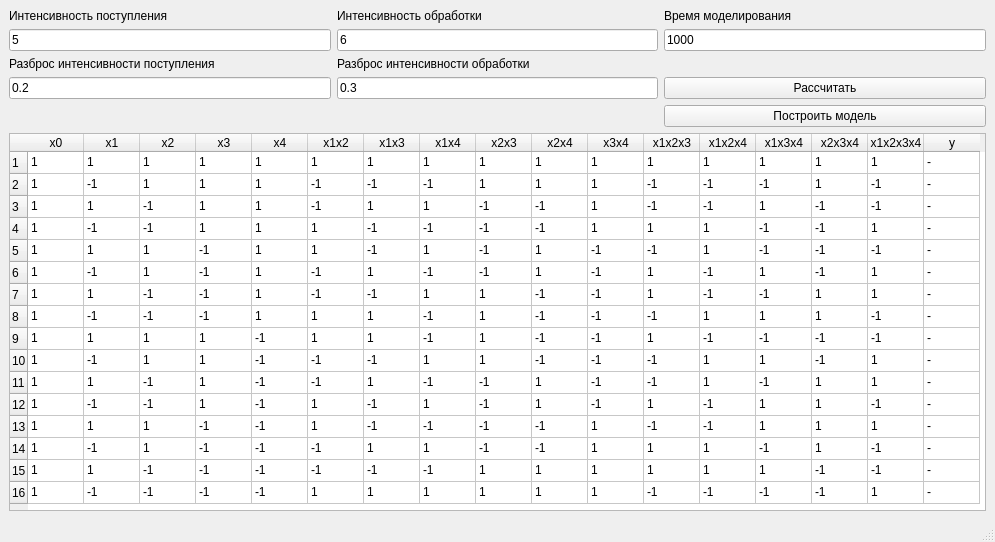
<?xml version="1.0" encoding="UTF-8"?>
<ui version="4.0">
 <class>MainWindow</class>
 <widget class="QMainWindow" name="MainWindow">
  <property name="geometry">
   <rect>
    <x>0</x>
    <y>0</y>
    <width>995</width>
    <height>542</height>
   </rect>
  </property>
  <property name="windowTitle">
   <string>lab1</string>
  </property>
  <widget class="QWidget" name="centralwidget">
   <layout class="QGridLayout" name="gridLayout_2">
    <item row="0" column="0">
     <layout class="QGridLayout" name="layout">
      <item row="3" column="1">
       <widget class="QLineEdit" name="processIntensityDispersion">
        <property name="text">
         <string>0.3</string>
        </property>
       </widget>
      </item>
      <item row="0" column="1">
       <widget class="QLabel" name="processIntensityLabel">
        <property name="text">
         <string>Интенсивность обработки</string>
        </property>
       </widget>
      </item>
      <item row="2" column="0">
       <widget class="QLabel" name="arriveIntensityDispersionLabel">
        <property name="text">
         <string>Разброс интенсивности поступления</string>
        </property>
       </widget>
      </item>
      <item row="3" column="0">
       <widget class="QLineEdit" name="arriveIntensityDispersion">
        <property name="text">
         <string>0.2</string>
        </property>
       </widget>
      </item>
      <item row="1" column="0">
       <widget class="QLineEdit" name="arriveIntensity">
        <property name="text">
         <string>5</string>
        </property>
       </widget>
      </item>
      <item row="2" column="1">
       <widget class="QLabel" name="processIntensityDispersionLabel">
        <property name="text">
         <string>Разброс интенсивности обработки</string>
        </property>
       </widget>
      </item>
      <item row="1" column="1">
       <widget class="QLineEdit" name="processIntensity">
        <property name="text">
         <string>6</string>
        </property>
       </widget>
      </item>
      <item row="1" column="2">
       <widget class="QLineEdit" name="modellingTime">
        <property name="text">
         <string>1000</string>
        </property>
       </widget>
      </item>
      <item row="0" column="0">
       <widget class="QLabel" name="arriveIntensityLabel">
        <property name="text">
         <string>Интенсивность поступления</string>
        </property>
       </widget>
      </item>
      <item row="0" column="2">
       <widget class="QLabel" name="modellingTimeLabel">
        <property name="text">
         <string>Время моделирования</string>
        </property>
       </widget>
      </item>
      <item row="3" column="2">
       <widget class="QPushButton" name="calculateButton">
        <property name="text">
         <string>Рассчитать</string>
        </property>
       </widget>
      </item>
      <item row="4" column="2">
       <widget class="QPushButton" name="calculateModelButton">
        <property name="text">
         <string>Построить модель</string>
        </property>
       </widget>
      </item>
     </layout>
    </item>
    <item row="1" column="0">
     <widget class="QTableWidget" name="tableWidget">
      <property name="rowCount">
       <number>16</number>
      </property>
      <property name="columnCount">
       <number>17</number>
      </property>
      <attribute name="horizontalHeaderCascadingSectionResizes">
       <bool>true</bool>
      </attribute>
      <attribute name="horizontalHeaderDefaultSectionSize">
       <number>56</number>
      </attribute>
      <attribute name="horizontalHeaderHighlightSections">
       <bool>true</bool>
      </attribute>
      <attribute name="verticalHeaderCascadingSectionResizes">
       <bool>true</bool>
      </attribute>
      <attribute name="verticalHeaderDefaultSectionSize">
       <number>22</number>
      </attribute>
      <row>
       <property name="text">
        <string>1</string>
       </property>
      </row>
      <row>
       <property name="text">
        <string>2</string>
       </property>
      </row>
      <row>
       <property name="text">
        <string>3</string>
       </property>
      </row>
      <row>
       <property name="text">
        <string>4</string>
       </property>
      </row>
      <row>
       <property name="text">
        <string>5</string>
       </property>
      </row>
      <row>
       <property name="text">
        <string>6</string>
       </property>
      </row>
      <row>
       <property name="text">
        <string>7</string>
       </property>
      </row>
      <row>
       <property name="text">
        <string>8</string>
       </property>
      </row>
      <row>
       <property name="text">
        <string>9</string>
       </property>
      </row>
      <row>
       <property name="text">
        <string>10</string>
       </property>
      </row>
      <row>
       <property name="text">
        <string>11</string>
       </property>
      </row>
      <row>
       <property name="text">
        <string>12</string>
       </property>
      </row>
      <row>
       <property name="text">
        <string>13</string>
       </property>
      </row>
      <row>
       <property name="text">
        <string>14</string>
       </property>
      </row>
      <row>
       <property name="text">
        <string>15</string>
       </property>
      </row>
      <row>
       <property name="text">
        <string>16</string>
       </property>
      </row>
      <column>
       <property name="text">
        <string>x0</string>
       </property>
      </column>
      <column>
       <property name="text">
        <string>x1</string>
       </property>
      </column>
      <column>
       <property name="text">
        <string>x2</string>
       </property>
      </column>
      <column>
       <property name="text">
        <string>x3</string>
       </property>
      </column>
      <column>
       <property name="text">
        <string>x4</string>
       </property>
      </column>
      <column>
       <property name="text">
        <string>x1x2</string>
       </property>
      </column>
      <column>
       <property name="text">
        <string>x1x3</string>
       </property>
      </column>
      <column>
       <property name="text">
        <string>x1x4</string>
       </property>
      </column>
      <column>
       <property name="text">
        <string>x2x3</string>
       </property>
      </column>
      <column>
       <property name="text">
        <string>x2x4</string>
       </property>
      </column>
      <column>
       <property name="text">
        <string>x3x4</string>
       </property>
      </column>
      <column>
       <property name="text">
        <string>x1x2x3</string>
       </property>
      </column>
      <column>
       <property name="text">
        <string>x1x2x4</string>
       </property>
      </column>
      <column>
       <property name="text">
        <string>x1x3x4</string>
       </property>
      </column>
      <column>
       <property name="text">
        <string>x2x3x4</string>
       </property>
      </column>
      <column>
       <property name="text">
        <string>x1x2x3x4</string>
       </property>
      </column>
      <column>
       <property name="text">
        <string>y</string>
       </property>
      </column>
      <item row="0" column="0">
       <property name="text">
        <string>1</string>
       </property>
      </item>
      <item row="0" column="1">
       <property name="text">
        <string>1</string>
       </property>
      </item>
      <item row="0" column="2">
       <property name="text">
        <string>1</string>
       </property>
      </item>
      <item row="0" column="3">
       <property name="text">
        <string>1</string>
       </property>
      </item>
      <item row="0" column="4">
       <property name="text">
        <string>1</string>
       </property>
      </item>
      <item row="0" column="5">
       <property name="text">
        <string>1</string>
       </property>
      </item>
      <item row="0" column="6">
       <property name="text">
        <string>1</string>
       </property>
      </item>
      <item row="0" column="7">
       <property name="text">
        <string>1</string>
       </property>
      </item>
      <item row="0" column="8">
       <property name="text">
        <string>1</string>
       </property>
      </item>
      <item row="0" column="9">
       <property name="text">
        <string>1</string>
       </property>
      </item>
      <item row="0" column="10">
       <property name="text">
        <string>1</string>
       </property>
      </item>
      <item row="0" column="11">
       <property name="text">
        <string>1</string>
       </property>
      </item>
      <item row="0" column="12">
       <property name="text">
        <string>1</string>
       </property>
      </item>
      <item row="0" column="13">
       <property name="text">
        <string>1</string>
       </property>
      </item>
      <item row="0" column="14">
       <property name="text">
        <string>1</string>
       </property>
      </item>
      <item row="0" column="15">
       <property name="text">
        <string>1</string>
       </property>
      </item>
      <item row="0" column="16">
       <property name="text">
        <string>-</string>
       </property>
      </item>
      <item row="1" column="0">
       <property name="text">
        <string>1</string>
       </property>
      </item>
      <item row="1" column="1">
       <property name="text">
        <string>-1</string>
       </property>
      </item>
      <item row="1" column="2">
       <property name="text">
        <string>1</string>
       </property>
      </item>
      <item row="1" column="3">
       <property name="text">
        <string>1</string>
       </property>
      </item>
      <item row="1" column="4">
       <property name="text">
        <string>1</string>
       </property>
      </item>
      <item row="1" column="5">
       <property name="text">
        <string>-1</string>
       </property>
      </item>
      <item row="1" column="6">
       <property name="text">
        <string>-1</string>
       </property>
      </item>
      <item row="1" column="7">
       <property name="text">
        <string>-1</string>
       </property>
      </item>
      <item row="1" column="8">
       <property name="text">
        <string>1</string>
       </property>
      </item>
      <item row="1" column="9">
       <property name="text">
        <string>1</string>
       </property>
      </item>
      <item row="1" column="10">
       <property name="text">
        <string>1</string>
       </property>
      </item>
      <item row="1" column="11">
       <property name="text">
        <string>-1</string>
       </property>
      </item>
      <item row="1" column="12">
       <property name="text">
        <string>-1</string>
       </property>
      </item>
      <item row="1" column="13">
       <property name="text">
        <string>-1</string>
       </property>
      </item>
      <item row="1" column="14">
       <property name="text">
        <string>1</string>
       </property>
      </item>
      <item row="1" column="15">
       <property name="text">
        <string>-1</string>
       </property>
      </item>
      <item row="1" column="16">
       <property name="text">
        <string>-</string>
       </property>
      </item>
      <item row="2" column="0">
       <property name="text">
        <string>1</string>
       </property>
      </item>
      <item row="2" column="1">
       <property name="text">
        <string>1</string>
       </property>
      </item>
      <item row="2" column="2">
       <property name="text">
        <string>-1</string>
       </property>
      </item>
      <item row="2" column="3">
       <property name="text">
        <string>1</string>
       </property>
      </item>
      <item row="2" column="4">
       <property name="text">
        <string>1</string>
       </property>
      </item>
      <item row="2" column="5">
       <property name="text">
        <string>-1</string>
       </property>
      </item>
      <item row="2" column="6">
       <property name="text">
        <string>1</string>
       </property>
      </item>
      <item row="2" column="7">
       <property name="text">
        <string>1</string>
       </property>
      </item>
      <item row="2" column="8">
       <property name="text">
        <string>-1</string>
       </property>
      </item>
      <item row="2" column="9">
       <property name="text">
        <string>-1</string>
       </property>
      </item>
      <item row="2" column="10">
       <property name="text">
        <string>1</string>
       </property>
      </item>
      <item row="2" column="11">
       <property name="text">
        <string>-1</string>
       </property>
      </item>
      <item row="2" column="12">
       <property name="text">
        <string>-1</string>
       </property>
      </item>
      <item row="2" column="13">
       <property name="text">
        <string>1</string>
       </property>
      </item>
      <item row="2" column="14">
       <property name="text">
        <string>-1</string>
       </property>
      </item>
      <item row="2" column="15">
       <property name="text">
        <string>-1</string>
       </property>
      </item>
      <item row="2" column="16">
       <property name="text">
        <string>-</string>
       </property>
      </item>
      <item row="3" column="0">
       <property name="text">
        <string>1</string>
       </property>
      </item>
      <item row="3" column="1">
       <property name="text">
        <string>-1</string>
       </property>
      </item>
      <item row="3" column="2">
       <property name="text">
        <string>-1</string>
       </property>
      </item>
      <item row="3" column="3">
       <property name="text">
        <string>1</string>
       </property>
      </item>
      <item row="3" column="4">
       <property name="text">
        <string>1</string>
       </property>
      </item>
      <item row="3" column="5">
       <property name="text">
        <string>1</string>
       </property>
      </item>
      <item row="3" column="6">
       <property name="text">
        <string>-1</string>
       </property>
      </item>
      <item row="3" column="7">
       <property name="text">
        <string>-1</string>
       </property>
      </item>
      <item row="3" column="8">
       <property name="text">
        <string>-1</string>
       </property>
      </item>
      <item row="3" column="9">
       <property name="text">
        <string>-1</string>
       </property>
      </item>
      <item row="3" column="10">
       <property name="text">
        <string>1</string>
       </property>
      </item>
      <item row="3" column="11">
       <property name="text">
        <string>1</string>
       </property>
      </item>
      <item row="3" column="12">
       <property name="text">
        <string>1</string>
       </property>
      </item>
      <item row="3" column="13">
       <property name="text">
        <string>-1</string>
       </property>
      </item>
      <item row="3" column="14">
       <property name="text">
        <string>-1</string>
       </property>
      </item>
      <item row="3" column="15">
       <property name="text">
        <string>1</string>
       </property>
      </item>
      <item row="3" column="16">
       <property name="text">
        <string>-</string>
       </property>
      </item>
      <item row="4" column="0">
       <property name="text">
        <string>1</string>
       </property>
      </item>
      <item row="4" column="1">
       <property name="text">
        <string>1</string>
       </property>
      </item>
      <item row="4" column="2">
       <property name="text">
        <string>1</string>
       </property>
      </item>
      <item row="4" column="3">
       <property name="text">
        <string>-1</string>
       </property>
      </item>
      <item row="4" column="4">
       <property name="text">
        <string>1</string>
       </property>
      </item>
      <item row="4" column="5">
       <property name="text">
        <string>1</string>
       </property>
      </item>
      <item row="4" column="6">
       <property name="text">
        <string>-1</string>
       </property>
      </item>
      <item row="4" column="7">
       <property name="text">
        <string>1</string>
       </property>
      </item>
      <item row="4" column="8">
       <property name="text">
        <string>-1</string>
       </property>
      </item>
      <item row="4" column="9">
       <property name="text">
        <string>1</string>
       </property>
      </item>
      <item row="4" column="10">
       <property name="text">
        <string>-1</string>
       </property>
      </item>
      <item row="4" column="11">
       <property name="text">
        <string>-1</string>
       </property>
      </item>
      <item row="4" column="12">
       <property name="text">
        <string>1</string>
       </property>
      </item>
      <item row="4" column="13">
       <property name="text">
        <string>-1</string>
       </property>
      </item>
      <item row="4" column="14">
       <property name="text">
        <string>-1</string>
       </property>
      </item>
      <item row="4" column="15">
       <property name="text">
        <string>-1</string>
       </property>
      </item>
      <item row="4" column="16">
       <property name="text">
        <string>-</string>
       </property>
      </item>
      <item row="5" column="0">
       <property name="text">
        <string>1</string>
       </property>
      </item>
      <item row="5" column="1">
       <property name="text">
        <string>-1</string>
       </property>
      </item>
      <item row="5" column="2">
       <property name="text">
        <string>1</string>
       </property>
      </item>
      <item row="5" column="3">
       <property name="text">
        <string>-1</string>
       </property>
      </item>
      <item row="5" column="4">
       <property name="text">
        <string>1</string>
       </property>
      </item>
      <item row="5" column="5">
       <property name="text">
        <string>-1</string>
       </property>
      </item>
      <item row="5" column="6">
       <property name="text">
        <string>1</string>
       </property>
      </item>
      <item row="5" column="7">
       <property name="text">
        <string>-1</string>
       </property>
      </item>
      <item row="5" column="8">
       <property name="text">
        <string>-1</string>
       </property>
      </item>
      <item row="5" column="9">
       <property name="text">
        <string>1</string>
       </property>
      </item>
      <item row="5" column="10">
       <property name="text">
        <string>-1</string>
       </property>
      </item>
      <item row="5" column="11">
       <property name="text">
        <string>1</string>
       </property>
      </item>
      <item row="5" column="12">
       <property name="text">
        <string>-1</string>
       </property>
      </item>
      <item row="5" column="13">
       <property name="text">
        <string>1</string>
       </property>
      </item>
      <item row="5" column="14">
       <property name="text">
        <string>-1</string>
       </property>
      </item>
      <item row="5" column="15">
       <property name="text">
        <string>1</string>
       </property>
      </item>
      <item row="5" column="16">
       <property name="text">
        <string>-</string>
       </property>
      </item>
      <item row="6" column="0">
       <property name="text">
        <string>1</string>
       </property>
      </item>
      <item row="6" column="1">
       <property name="text">
        <string>1</string>
       </property>
      </item>
      <item row="6" column="2">
       <property name="text">
        <string>-1</string>
       </property>
      </item>
      <item row="6" column="3">
       <property name="text">
        <string>-1</string>
       </property>
      </item>
      <item row="6" column="4">
       <property name="text">
        <string>1</string>
       </property>
      </item>
      <item row="6" column="5">
       <property name="text">
        <string>-1</string>
       </property>
      </item>
      <item row="6" column="6">
       <property name="text">
        <string>-1</string>
       </property>
      </item>
      <item row="6" column="7">
       <property name="text">
        <string>1</string>
       </property>
      </item>
      <item row="6" column="8">
       <property name="text">
        <string>1</string>
       </property>
      </item>
      <item row="6" column="9">
       <property name="text">
        <string>-1</string>
       </property>
      </item>
      <item row="6" column="10">
       <property name="text">
        <string>-1</string>
       </property>
      </item>
      <item row="6" column="11">
       <property name="text">
        <string>1</string>
       </property>
      </item>
      <item row="6" column="12">
       <property name="text">
        <string>-1</string>
       </property>
      </item>
      <item row="6" column="13">
       <property name="text">
        <string>-1</string>
       </property>
      </item>
      <item row="6" column="14">
       <property name="text">
        <string>1</string>
       </property>
      </item>
      <item row="6" column="15">
       <property name="text">
        <string>1</string>
       </property>
      </item>
      <item row="6" column="16">
       <property name="text">
        <string>-</string>
       </property>
      </item>
      <item row="7" column="0">
       <property name="text">
        <string>1</string>
       </property>
      </item>
      <item row="7" column="1">
       <property name="text">
        <string>-1</string>
       </property>
      </item>
      <item row="7" column="2">
       <property name="text">
        <string>-1</string>
       </property>
      </item>
      <item row="7" column="3">
       <property name="text">
        <string>-1</string>
       </property>
      </item>
      <item row="7" column="4">
       <property name="text">
        <string>1</string>
       </property>
      </item>
      <item row="7" column="5">
       <property name="text">
        <string>1</string>
       </property>
      </item>
      <item row="7" column="6">
       <property name="text">
        <string>1</string>
       </property>
      </item>
      <item row="7" column="7">
       <property name="text">
        <string>-1</string>
       </property>
      </item>
      <item row="7" column="8">
       <property name="text">
        <string>1</string>
       </property>
      </item>
      <item row="7" column="9">
       <property name="text">
        <string>-1</string>
       </property>
      </item>
      <item row="7" column="10">
       <property name="text">
        <string>-1</string>
       </property>
      </item>
      <item row="7" column="11">
       <property name="text">
        <string>-1</string>
       </property>
      </item>
      <item row="7" column="12">
       <property name="text">
        <string>1</string>
       </property>
      </item>
      <item row="7" column="13">
       <property name="text">
        <string>1</string>
       </property>
      </item>
      <item row="7" column="14">
       <property name="text">
        <string>1</string>
       </property>
      </item>
      <item row="7" column="15">
       <property name="text">
        <string>-1</string>
       </property>
      </item>
      <item row="7" column="16">
       <property name="text">
        <string>-</string>
       </property>
      </item>
      <item row="8" column="0">
       <property name="text">
        <string>1</string>
       </property>
      </item>
      <item row="8" column="1">
       <property name="text">
        <string>1</string>
       </property>
      </item>
      <item row="8" column="2">
       <property name="text">
        <string>1</string>
       </property>
      </item>
      <item row="8" column="3">
       <property name="text">
        <string>1</string>
       </property>
      </item>
      <item row="8" column="4">
       <property name="text">
        <string>-1</string>
       </property>
      </item>
      <item row="8" column="5">
       <property name="text">
        <string>1</string>
       </property>
      </item>
      <item row="8" column="6">
       <property name="text">
        <string>1</string>
       </property>
      </item>
      <item row="8" column="7">
       <property name="text">
        <string>-1</string>
       </property>
      </item>
      <item row="8" column="8">
       <property name="text">
        <string>1</string>
       </property>
      </item>
      <item row="8" column="9">
       <property name="text">
        <string>-1</string>
       </property>
      </item>
      <item row="8" column="10">
       <property name="text">
        <string>-1</string>
       </property>
      </item>
      <item row="8" column="11">
       <property name="text">
        <string>1</string>
       </property>
      </item>
      <item row="8" column="12">
       <property name="text">
        <string>-1</string>
       </property>
      </item>
      <item row="8" column="13">
       <property name="text">
        <string>-1</string>
       </property>
      </item>
      <item row="8" column="14">
       <property name="text">
        <string>-1</string>
       </property>
      </item>
      <item row="8" column="15">
       <property name="text">
        <string>-1</string>
       </property>
      </item>
      <item row="8" column="16">
       <property name="text">
        <string>-</string>
       </property>
      </item>
      <item row="9" column="0">
       <property name="text">
        <string>1</string>
       </property>
      </item>
      <item row="9" column="1">
       <property name="text">
        <string>-1</string>
       </property>
      </item>
      <item row="9" column="2">
       <property name="text">
        <string>1</string>
       </property>
      </item>
      <item row="9" column="3">
       <property name="text">
        <string>1</string>
       </property>
      </item>
      <item row="9" column="4">
       <property name="text">
        <string>-1</string>
       </property>
      </item>
      <item row="9" column="5">
       <property name="text">
        <string>-1</string>
       </property>
      </item>
      <item row="9" column="6">
       <property name="text">
        <string>-1</string>
       </property>
      </item>
      <item row="9" column="7">
       <property name="text">
        <string>1</string>
       </property>
      </item>
      <item row="9" column="8">
       <property name="text">
        <string>1</string>
       </property>
      </item>
      <item row="9" column="9">
       <property name="text">
        <string>-1</string>
       </property>
      </item>
      <item row="9" column="10">
       <property name="text">
        <string>-1</string>
       </property>
      </item>
      <item row="9" column="11">
       <property name="text">
        <string>-1</string>
       </property>
      </item>
      <item row="9" column="12">
       <property name="text">
        <string>1</string>
       </property>
      </item>
      <item row="9" column="13">
       <property name="text">
        <string>1</string>
       </property>
      </item>
      <item row="9" column="14">
       <property name="text">
        <string>-1</string>
       </property>
      </item>
      <item row="9" column="15">
       <property name="text">
        <string>1</string>
       </property>
      </item>
      <item row="9" column="16">
       <property name="text">
        <string>-</string>
       </property>
      </item>
      <item row="10" column="0">
       <property name="text">
        <string>1</string>
       </property>
      </item>
      <item row="10" column="1">
       <property name="text">
        <string>1</string>
       </property>
      </item>
      <item row="10" column="2">
       <property name="text">
        <string>-1</string>
       </property>
      </item>
      <item row="10" column="3">
       <property name="text">
        <string>1</string>
       </property>
      </item>
      <item row="10" column="4">
       <property name="text">
        <string>-1</string>
       </property>
      </item>
      <item row="10" column="5">
       <property name="text">
        <string>-1</string>
       </property>
      </item>
      <item row="10" column="6">
       <property name="text">
        <string>1</string>
       </property>
      </item>
      <item row="10" column="7">
       <property name="text">
        <string>-1</string>
       </property>
      </item>
      <item row="10" column="8">
       <property name="text">
        <string>-1</string>
       </property>
      </item>
      <item row="10" column="9">
       <property name="text">
        <string>1</string>
       </property>
      </item>
      <item row="10" column="10">
       <property name="text">
        <string>-1</string>
       </property>
      </item>
      <item row="10" column="11">
       <property name="text">
        <string>-1</string>
       </property>
      </item>
      <item row="10" column="12">
       <property name="text">
        <string>1</string>
       </property>
      </item>
      <item row="10" column="13">
       <property name="text">
        <string>-1</string>
       </property>
      </item>
      <item row="10" column="14">
       <property name="text">
        <string>1</string>
       </property>
      </item>
      <item row="10" column="15">
       <property name="text">
        <string>1</string>
       </property>
      </item>
      <item row="10" column="16">
       <property name="text">
        <string>-</string>
       </property>
      </item>
      <item row="11" column="0">
       <property name="text">
        <string>1</string>
       </property>
      </item>
      <item row="11" column="1">
       <property name="text">
        <string>-1</string>
       </property>
      </item>
      <item row="11" column="2">
       <property name="text">
        <string>-1</string>
       </property>
      </item>
      <item row="11" column="3">
       <property name="text">
        <string>1</string>
       </property>
      </item>
      <item row="11" column="4">
       <property name="text">
        <string>-1</string>
       </property>
      </item>
      <item row="11" column="5">
       <property name="text">
        <string>1</string>
       </property>
      </item>
      <item row="11" column="6">
       <property name="text">
        <string>-1</string>
       </property>
      </item>
      <item row="11" column="7">
       <property name="text">
        <string>1</string>
       </property>
      </item>
      <item row="11" column="8">
       <property name="text">
        <string>-1</string>
       </property>
      </item>
      <item row="11" column="9">
       <property name="text">
        <string>1</string>
       </property>
      </item>
      <item row="11" column="10">
       <property name="text">
        <string>-1</string>
       </property>
      </item>
      <item row="11" column="11">
       <property name="text">
        <string>1</string>
       </property>
      </item>
      <item row="11" column="12">
       <property name="text">
        <string>-1</string>
       </property>
      </item>
      <item row="11" column="13">
       <property name="text">
        <string>1</string>
       </property>
      </item>
      <item row="11" column="14">
       <property name="text">
        <string>1</string>
       </property>
      </item>
      <item row="11" column="15">
       <property name="text">
        <string>-1</string>
       </property>
      </item>
      <item row="11" column="16">
       <property name="text">
        <string>-</string>
       </property>
      </item>
      <item row="12" column="0">
       <property name="text">
        <string>1</string>
       </property>
      </item>
      <item row="12" column="1">
       <property name="text">
        <string>1</string>
       </property>
      </item>
      <item row="12" column="2">
       <property name="text">
        <string>1</string>
       </property>
      </item>
      <item row="12" column="3">
       <property name="text">
        <string>-1</string>
       </property>
      </item>
      <item row="12" column="4">
       <property name="text">
        <string>-1</string>
       </property>
      </item>
      <item row="12" column="5">
       <property name="text">
        <string>1</string>
       </property>
      </item>
      <item row="12" column="6">
       <property name="text">
        <string>-1</string>
       </property>
      </item>
      <item row="12" column="7">
       <property name="text">
        <string>-1</string>
       </property>
      </item>
      <item row="12" column="8">
       <property name="text">
        <string>-1</string>
       </property>
      </item>
      <item row="12" column="9">
       <property name="text">
        <string>-1</string>
       </property>
      </item>
      <item row="12" column="10">
       <property name="text">
        <string>1</string>
       </property>
      </item>
      <item row="12" column="11">
       <property name="text">
        <string>-1</string>
       </property>
      </item>
      <item row="12" column="12">
       <property name="text">
        <string>-1</string>
       </property>
      </item>
      <item row="12" column="13">
       <property name="text">
        <string>1</string>
       </property>
      </item>
      <item row="12" column="14">
       <property name="text">
        <string>1</string>
       </property>
      </item>
      <item row="12" column="15">
       <property name="text">
        <string>1</string>
       </property>
      </item>
      <item row="12" column="16">
       <property name="text">
        <string>-</string>
       </property>
      </item>
      <item row="13" column="0">
       <property name="text">
        <string>1</string>
       </property>
      </item>
      <item row="13" column="1">
       <property name="text">
        <string>-1</string>
       </property>
      </item>
      <item row="13" column="2">
       <property name="text">
        <string>1</string>
       </property>
      </item>
      <item row="13" column="3">
       <property name="text">
        <string>-1</string>
       </property>
      </item>
      <item row="13" column="4">
       <property name="text">
        <string>-1</string>
       </property>
      </item>
      <item row="13" column="5">
       <property name="text">
        <string>-1</string>
       </property>
      </item>
      <item row="13" column="6">
       <property name="text">
        <string>1</string>
       </property>
      </item>
      <item row="13" column="7">
       <property name="text">
        <string>1</string>
       </property>
      </item>
      <item row="13" column="8">
       <property name="text">
        <string>-1</string>
       </property>
      </item>
      <item row="13" column="9">
       <property name="text">
        <string>-1</string>
       </property>
      </item>
      <item row="13" column="10">
       <property name="text">
        <string>1</string>
       </property>
      </item>
      <item row="13" column="11">
       <property name="text">
        <string>1</string>
       </property>
      </item>
      <item row="13" column="12">
       <property name="text">
        <string>1</string>
       </property>
      </item>
      <item row="13" column="13">
       <property name="text">
        <string>-1</string>
       </property>
      </item>
      <item row="13" column="14">
       <property name="text">
        <string>1</string>
       </property>
      </item>
      <item row="13" column="15">
       <property name="text">
        <string>-1</string>
       </property>
      </item>
      <item row="13" column="16">
       <property name="text">
        <string>-</string>
       </property>
      </item>
      <item row="14" column="0">
       <property name="text">
        <string>1</string>
       </property>
      </item>
      <item row="14" column="1">
       <property name="text">
        <string>1</string>
       </property>
      </item>
      <item row="14" column="2">
       <property name="text">
        <string>-1</string>
       </property>
      </item>
      <item row="14" column="3">
       <property name="text">
        <string>-1</string>
       </property>
      </item>
      <item row="14" column="4">
       <property name="text">
        <string>-1</string>
       </property>
      </item>
      <item row="14" column="5">
       <property name="text">
        <string>-1</string>
       </property>
      </item>
      <item row="14" column="6">
       <property name="text">
        <string>-1</string>
       </property>
      </item>
      <item row="14" column="7">
       <property name="text">
        <string>-1</string>
       </property>
      </item>
      <item row="14" column="8">
       <property name="text">
        <string>1</string>
       </property>
      </item>
      <item row="14" column="9">
       <property name="text">
        <string>1</string>
       </property>
      </item>
      <item row="14" column="10">
       <property name="text">
        <string>1</string>
       </property>
      </item>
      <item row="14" column="11">
       <property name="text">
        <string>1</string>
       </property>
      </item>
      <item row="14" column="12">
       <property name="text">
        <string>1</string>
       </property>
      </item>
      <item row="14" column="13">
       <property name="text">
        <string>1</string>
       </property>
      </item>
      <item row="14" column="14">
       <property name="text">
        <string>-1</string>
       </property>
      </item>
      <item row="14" column="15">
       <property name="text">
        <string>-1</string>
       </property>
      </item>
      <item row="14" column="16">
       <property name="text">
        <string>-</string>
       </property>
      </item>
      <item row="15" column="0">
       <property name="text">
        <string>1</string>
       </property>
      </item>
      <item row="15" column="1">
       <property name="text">
        <string>-1</string>
       </property>
      </item>
      <item row="15" column="2">
       <property name="text">
        <string>-1</string>
       </property>
      </item>
      <item row="15" column="3">
       <property name="text">
        <string>-1</string>
       </property>
      </item>
      <item row="15" column="4">
       <property name="text">
        <string>-1</string>
       </property>
      </item>
      <item row="15" column="5">
       <property name="text">
        <string>1</string>
       </property>
      </item>
      <item row="15" column="6">
       <property name="text">
        <string>1</string>
       </property>
      </item>
      <item row="15" column="7">
       <property name="text">
        <string>1</string>
       </property>
      </item>
      <item row="15" column="8">
       <property name="text">
        <string>1</string>
       </property>
      </item>
      <item row="15" column="9">
       <property name="text">
        <string>1</string>
       </property>
      </item>
      <item row="15" column="10">
       <property name="text">
        <string>1</string>
       </property>
      </item>
      <item row="15" column="11">
       <property name="text">
        <string>-1</string>
       </property>
      </item>
      <item row="15" column="12">
       <property name="text">
        <string>-1</string>
       </property>
      </item>
      <item row="15" column="13">
       <property name="text">
        <string>-1</string>
       </property>
      </item>
      <item row="15" column="14">
       <property name="text">
        <string>-1</string>
       </property>
      </item>
      <item row="15" column="15">
       <property name="text">
        <string>1</string>
       </property>
      </item>
      <item row="15" column="16">
       <property name="text">
        <string>-</string>
       </property>
      </item>
     </widget>
    </item>
   </layout>
  </widget>
  <widget class="QMenuBar" name="menubar">
   <property name="geometry">
    <rect>
     <x>0</x>
     <y>0</y>
     <width>995</width>
     <height>20</height>
    </rect>
   </property>
  </widget>
  <widget class="QStatusBar" name="statusbar"/>
 </widget>
 <resources/>
 <connections/>
</ui>
